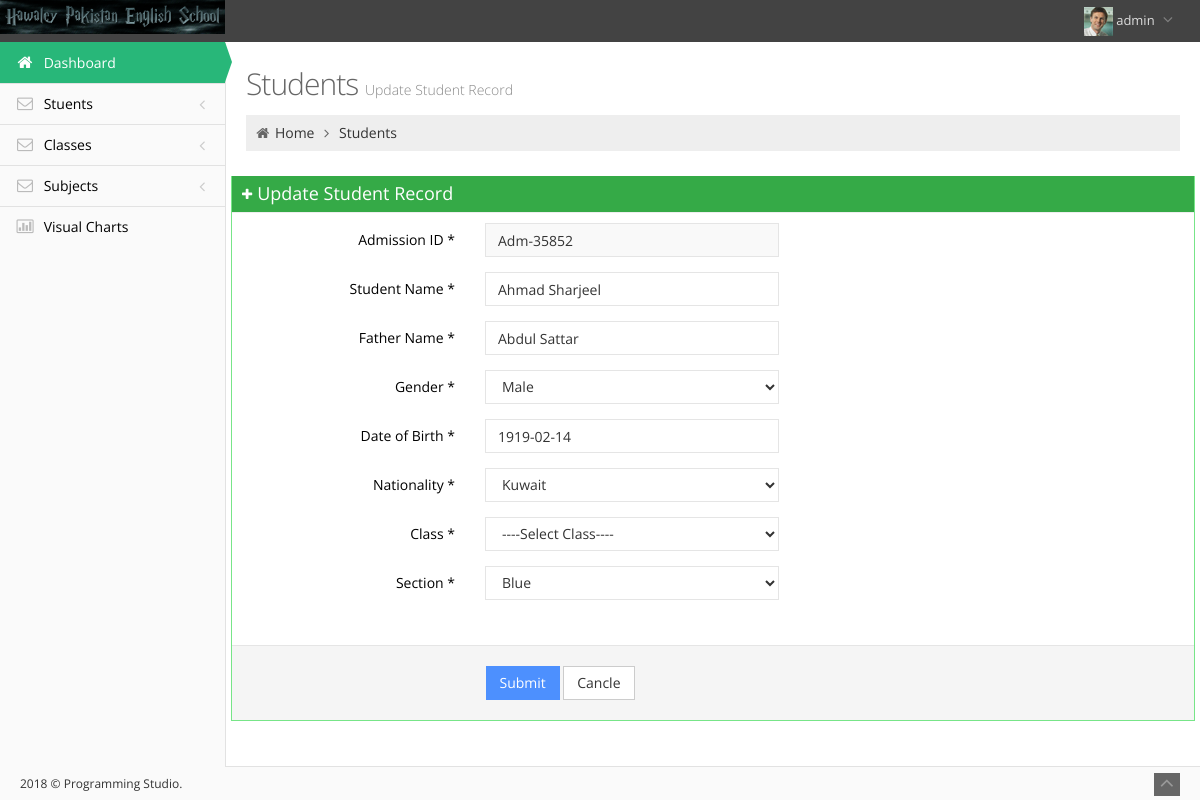
Before: /edit_student.php?student=Adm-35852 (signed in) with the older database file.
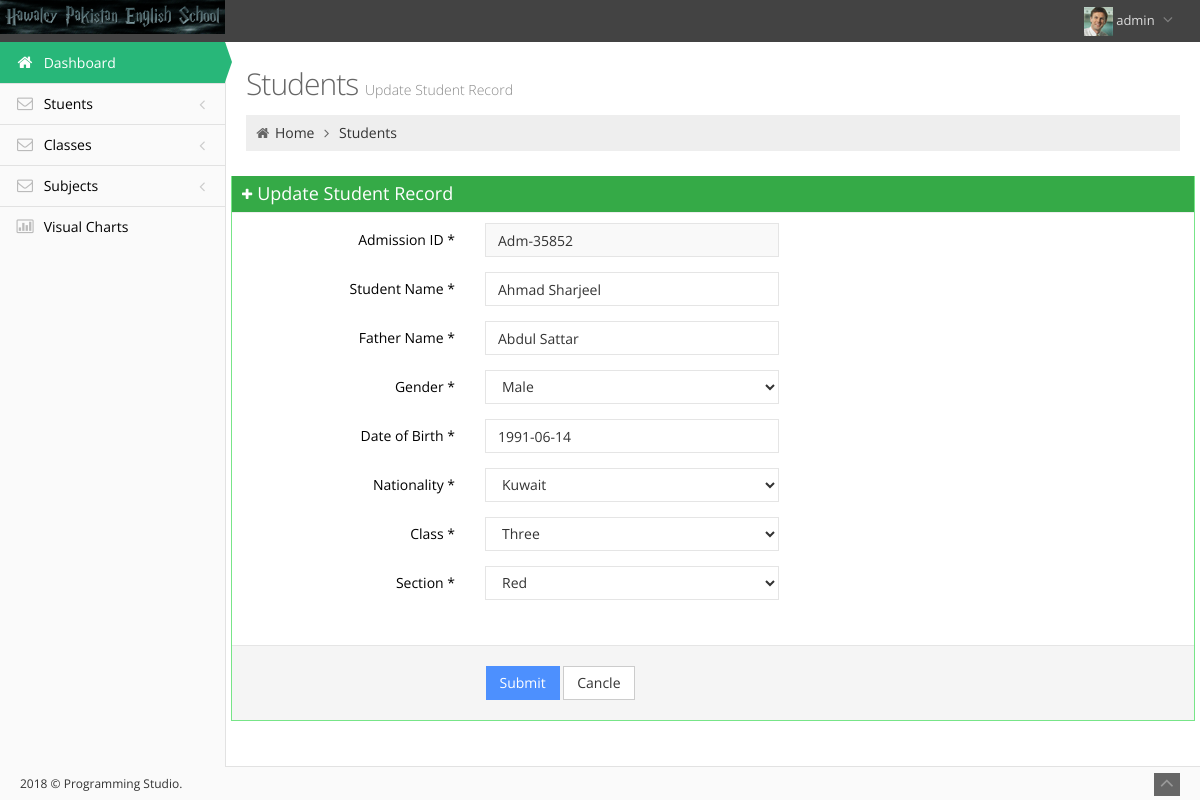
After: the same page with the newer database file.
### tables this page shows
CREATE TABLE `students` (
  `reg_id` int(11) NOT NULL,
  `adm_no` varchar(30) NOT NULL,
  `name` varchar(30) NOT NULL,
  `fname` varchar(30) NOT NULL,
  `dob` date NOT NULL,
  `gender` varchar(10) NOT NULL,
  `nationality` varchar(100) NOT NULL,
  `class` int(11) NOT NULL,
  `section` int(11) NOT NULL,
  `status` int(11) NOT NULL
);

### edit_student.php (the view, shortened to what this page needs)
<?php
	include "includes/header.php";
	if(isset($_GET['student'])){
		$adm_no= mysqli_real_escape_string($link,$_GET['student']);
		$get_student = "SELECT * FROM students WHERE adm_no= '$adm_no'";
		$result_get_student= mysqli_query($link, $get_student);
		if($result_get_student){
			$data= mysqli_fetch_assoc($result_get_student);
			$std_name = $data['name'];
			$fname = $data['fname'];
			$dob = $data['dob'];
			$gender = $data['gender'];
			$nationality = $data['nationality'];
			$class = $data['class'];
			$section = $data['section'];
		}
	}
?>
<?php
	include "includes/sidebar.php";
?>
<div class="row">
<div class="col-md-12">
<h3 class="page-title">
Students <small>Update Student Record</small>
</h3>
<ul class="page-breadcrumb breadcrumb">
<li>
	<i class="fa fa-home"></i>
	<a href="dashboard.php">
		Home
	</a>
	<i class="fa fa-angle-right"></i>
</li>
<li>
	<a href="#">
		Students
	</a>
</li>
</ul>
</div>
</div>
<div class="row">
<div class="portlet box green">
<div class="portlet-title">
	<div class="caption">
		<i class="fa fa-plus"></i>Update Student Record
	</div>
</div>
<div class="portlet-body form">
<form class="form-horizontal" method="post" >
	<div class="form-body">
		<div class="form-group">
			<label class="col-md-3 control-label">Admission ID *</label>
			<div class="col-md-4">
					<input type="text" name="adm_no" readonly class="form-control" placeholder="Enter Admission Number" value="<?php echo $adm_no; ?>">
			</div>
		</div>
		<div class="form-group">
			<label class="col-md-3 control-label">Student Name *</label>
			<div class="col-md-4">
				<input type="text" name="std_name" class="form-control" placeholder="Enter Student Name" value="<?php echo $std_name; ?>">
			</div>
		</div>
		<div class="form-group">
			<label class="col-md-3 control-label">Father Name *</label>
			<div class="col-md-4">
				<input type="text" name="fname" class="form-control" placeholder="Enter Father Name" value="<?php echo $fname; ?>">
			</div>
		</div>
		<div class="form-group">
			<label class="col-md-3 control-label">Gender *</label>
			<div class="col-md-4">
				<select class="form-control" name="gender">
					<?php if($gender=="Male"){
						$male="selected";
					} else{
						$male="";
						$female ="selected";
					}
					?>
					<option value="Male" <?php echo $male; ?>>Male</option>
				</select>
			</div>
		</div>
		<div class="form-group">
			<label class="col-md-3 control-label">Date of Birth *</label>
			<div class="col-md-4">
				<input class="form-control form-control-inline  date-picker" type="text" name="dob" value="<?php echo $dob; ?>" >
			</div>
		</div>
		<div class="form-group">
			<label class="col-md-3 control-label">Nationality *</label>
			<div class="col-md-4">
				<select class="form-control" name="nationality">
					<?php
						$country_query= "SELECT * from apps_countries";
						$query_result=mysqli_query($link,$country_query);
						if($query_result){
							while($row= mysqli_fetch_assoc($query_result)){
								if($row['country_name']==$nationality){
									$selected="selected";
								}else{
									$selected="";
								}
								?>
								<option value="<?php echo $row['country_name'] ?>" <?php echo $selected; ?> ><?php echo $row['country_name']; ?></option>
								<?php
							}
						}
					?>
				</select>
			</div>
		</div>
		<div class="form-group">
			<label class="col-md-3 control-label">Class *</label>
			<div class="col-md-4">
				<select class="form-control" name="class">
					<option>----Select Class----</option>
					<?php
						$class_query= "select * from class where status= 1";
						$result_class=mysqli_query($link,$class_query);
						while($row= mysqli_fetch_assoc($result_class)){
							if($row['id']==$class){
								$selected="selected";
							}else{
								$selected="";
							}
							?>
							<option value="<?php echo $row['id']; ?>" <?php echo $selected; ?> ><?php echo $row['name']; ?></option>
							<?php
						}
					?>
				</select>
			</div>
		</div>
	<div class="form-group">
		<label class="col-md-3 control-label">Section *</label>
		<div class="col-md-4">
			<select class="form-control" name="section">
				<?php
					$section_query= "select * from section where status= 1";
					$result_section=mysqli_query($link,$section_query);
					while($row= mysqli_fetch_assoc($result_section)){
						if($row['id']== $section){
							$selected="selected";
						}else{
							$selected="";
						}
						?>
						<option value="<?php echo $row['id']; ?>" <?php echo $selected; ?>><?php echo $row['name']; ?></option>
						<?php
					}
				?>
			</select>
		</div>
	</div>
		</div>
	<div class="form-actions fluid">
		<div class="col-md-offset-3 col-md-9">
			<button type="submit" name="btn_save" class="btn blue">Submit</button>
			<a href="manage_students.php" class="btn btn-default">Cancle</a>
		</div>
	</div>
</form>
</div>
</div>
</div>
<?php
	include "includes/footer.php"
?>

Changed rows visible on the page:
changed students "Ahmad Sharjeel": dob "1919-02-14" → "1991-06-14"
Other visible differences:
form field class: "----Select Class----" → "Three"
form field section: "Blue" → "Red"
